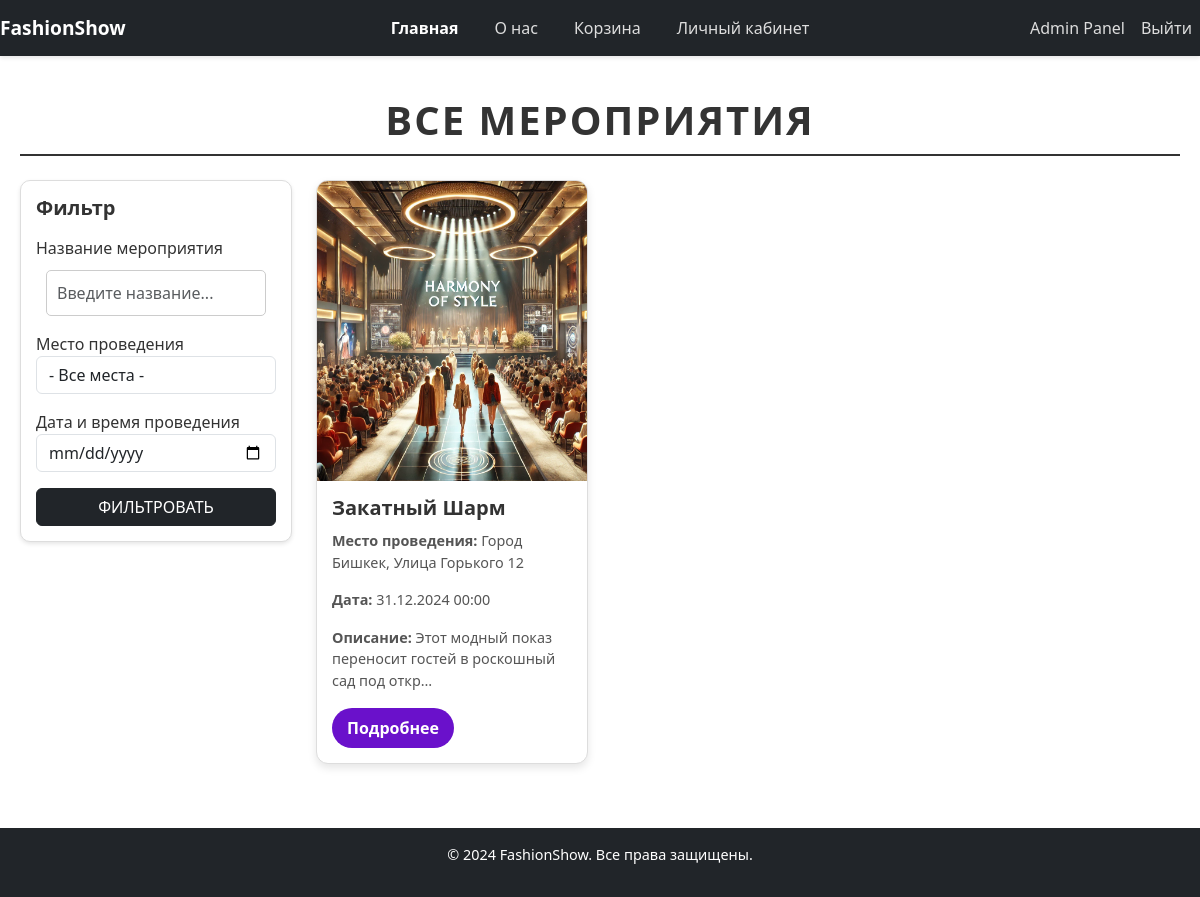
/ (signed in), run on the app's committed database.
### app/models.py (models this page shows, shortened)
class Task(models.Model):
    title = models.CharField(verbose_name=_("Название мероприятия"), max_length=255, null=True, blank=True)
    task = models.TextField('Описание')
    event_date = models.DateTimeField('Дата и время проведения')
    location = models.CharField('Место проведения', max_length=100)
    image = models.ImageField('Изображение', upload_to='events/images/', null=True, blank=True)
    class_types = models.ManyToManyField(ClassType, through=TaskClassType)
    created_at = models.DateTimeField(auto_now_add=True, blank=True, null=True)
    updated_at = models.DateTimeField(auto_now=True, blank=True, null=True)
    def get_absolute_url(self):
        return reverse('task_detail', kwargs={'pk': self.pk})

### app/views.py (the view)
# urls.py: path('', views.home, name='home'),
def home(request):
    title = request.GET.get('title', '').strip()
    location = request.GET.get('location', '').strip()
    event_date = request.GET.get('event_date', '').strip()
    tasks = Task.objects.all()
    if title:
        tasks = tasks.filter(title__icontains=title)
    if location:
        tasks = tasks.filter(location__icontains=location)
    if event_date:
        tasks = tasks.filter(event_date__date=event_date)
    locations = Task.objects.values_list('location', flat=True).distinct()
    return render(request, 'app/index.html', {
        'tasks': tasks,
        'locations': locations,
        'title_label': _('Title'),
        'location_label': _('Location'),
        'date_label': _('Event Date'),
    })

### templates/app/index.html (shortened to what this page needs)
{% extends 'app/base.html' %}
{% block content %}
<div class="container-fluid" style="padding: 40px 20px; color: #333;">
  <h1 class="mb-4 text-center" style="font-weight: 900; text-transform: uppercase; letter-spacing: 2px; border-bottom: 2px solid #333; padding-bottom: 10px;"> Все мероприятия</h1>
  <div class="row">
    <div class="col-md-3 mb-4">
      <form method="get" action="{% url 'home' %}" class="filter-container" style="border: 1px solid #ddd; padding: 15px; border-radius: 10px; box-shadow: 0 2px 4px rgba(0,0,0,0.1); background: #fff;">
        <h5 class="mb-3" style="font-weight: bold;">Фильтр</h5>
        <div class="form-group mb-3">
          <label for="title">Название мероприятия</label>
          <input type="text" name="title" id="title" class="form-control" placeholder="Введите название..." value="{{ request.GET.title }}">
        </div>
        <div class="form-group mb-3">
          <label for="location">Место проведения</label>
          <select name="location" id="location" class="form-control">
            <option value="">- Все места -</option>
          </select>
        </div>
        <div class="form-group mb-3">
          <label for="event_date">Дата и время проведения</label>
          <input type="date" name="event_date" id="event_date" class="form-control" value="{{ request.GET.event_date }}">
        </div>
        <button type="submit" class="btn btn-dark w-100">ФИЛЬТРОВАТЬ</button>
      </form>
    </div>
    <div class="col-md-9">
      {% if tasks %}
        <div class="row">
          {% for task in tasks %}
            <div class="col-md-4 col-sm-6 col-12 mb-4">
              <div class="card" style="background: #fff; border: 1px solid #ddd; border-radius: 12px; box-shadow: 0 4px 8px rgba(0, 0, 0, 0.1); overflow: hidden;">
                <a href="{{ task.get_absolute_url }}" style="text-decoration: none; color: inherit;">
                  <img src="{{ task.image.url }}" alt="{{ task.title }}" class="card-img-top" style="height: 300px; object-fit: cover;">
                </a>
                <div class="card-body" style="padding: 15px;">
                  <h5 class="card-title" style="font-weight: 700; color: #333; margin-bottom: 10px;">
                    <a href="{{ task.get_absolute_url }}" style="text-decoration: none; color: #333;">
                      {{ task.title }}
                    </a>
                  </h5>
                  <p class="card-text" style="color: #555; font-size: 0.9rem;">
                    <strong>Место проведения:</strong> {{ task.location }}
                  </p>
                  <p class="card-text" style="color: #555; font-size: 0.9rem;">
                    <strong>Дата:</strong> {{ task.event_date|date:"d.m.Y H:i" }}
                  </p>
                  <p class="card-text" style="color: #555; font-size: 0.9rem;">
                    <strong>Описание:</strong> {{ task.task|truncatechars:60 }}
                  </p>
                  <a href="{{ task.get_absolute_url }}" class="btn btn-primary" style="margin-top: auto; background: #6a11cb; border: none; padding: 8px 15px; border-radius: 25px; font-weight: bold; color: #fff;">Подробнее</a>
                </div>
              </div>
            </div>
          {% endfor %}
        </div>
      {% else %}
        <div class="mt-4">
          <p style="color: #666; font-size: 1.2rem; font-weight: bold;">Мероприятия не найдены.</p>
        </div>
      {% endif %}
    </div>
  </div>
</div>
{% endblock %}

### static/css/style.css (style rules this page uses)
input[type="text"], input[type="password"], input[type="email"] { width: calc(100% - 20px); padding: 10px; margin: 10px auto; display: block; border: 1px solid #ccc; border-radius: 5px; font-size: 1em; }

### templates/app/base.html (style rules this page uses)
html, body { height: 100%; margin: 0; display: flex; flex-direction: column; }

### data on the page
Task: image (picture), title "Закатный Шарм", location "Город Бишкек, Улица Горького 12", event_date "31.12.2024 00:00", task "Этот модный показ переносит гостей в роскошный сад под откр…"
